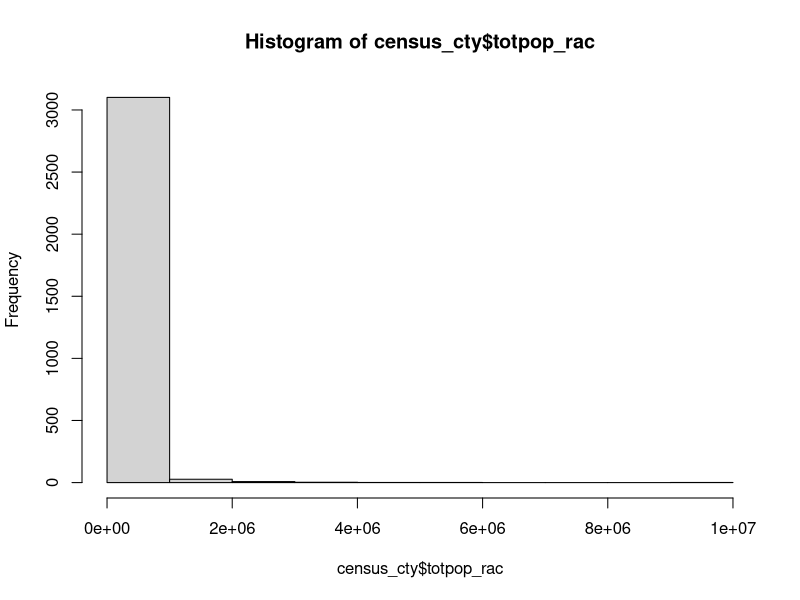
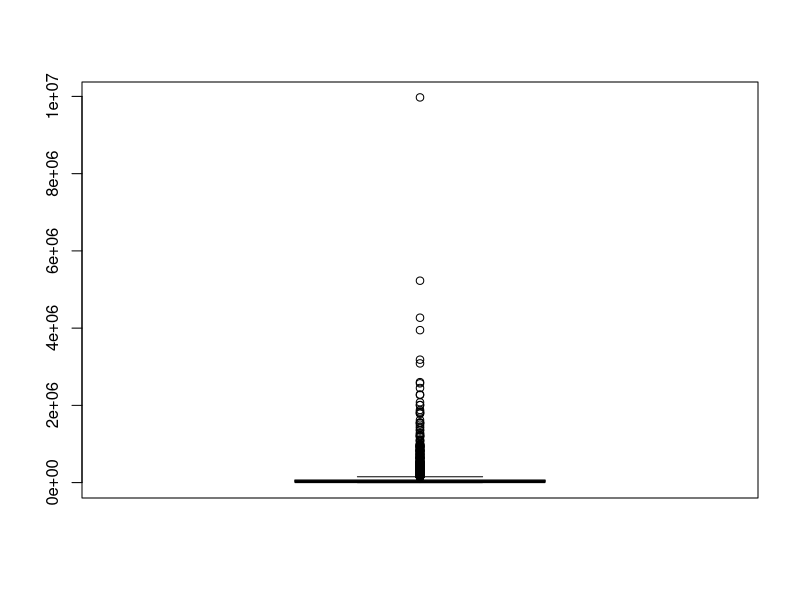
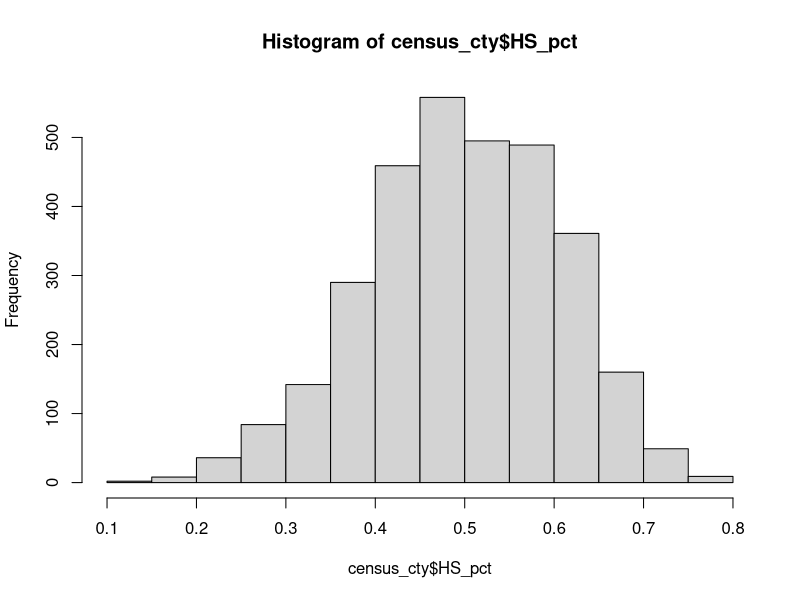
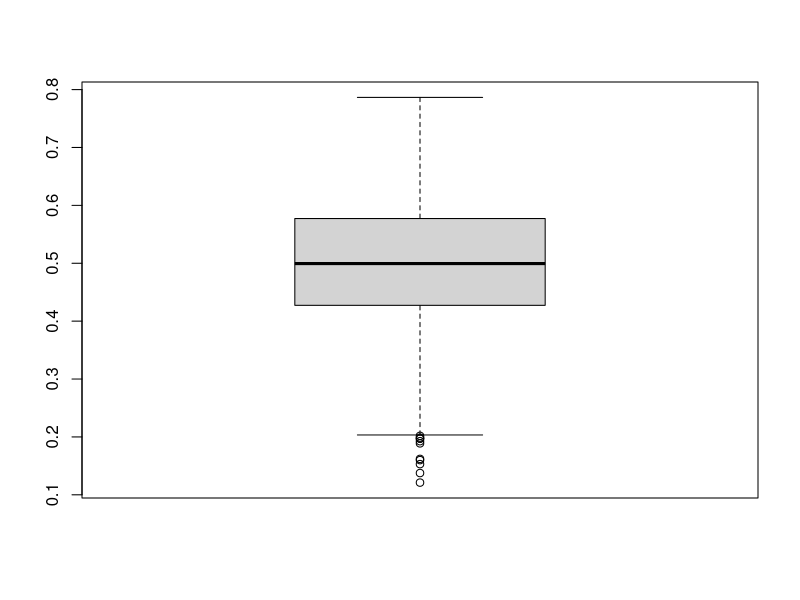
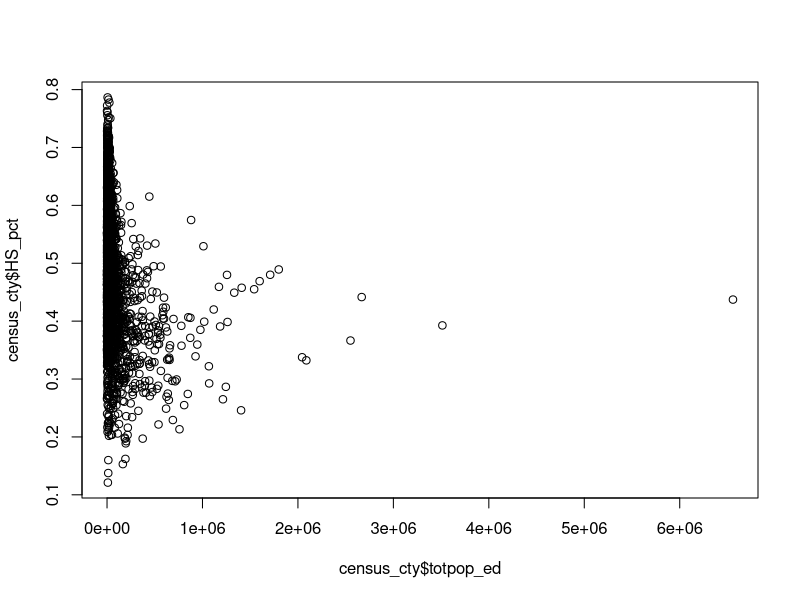
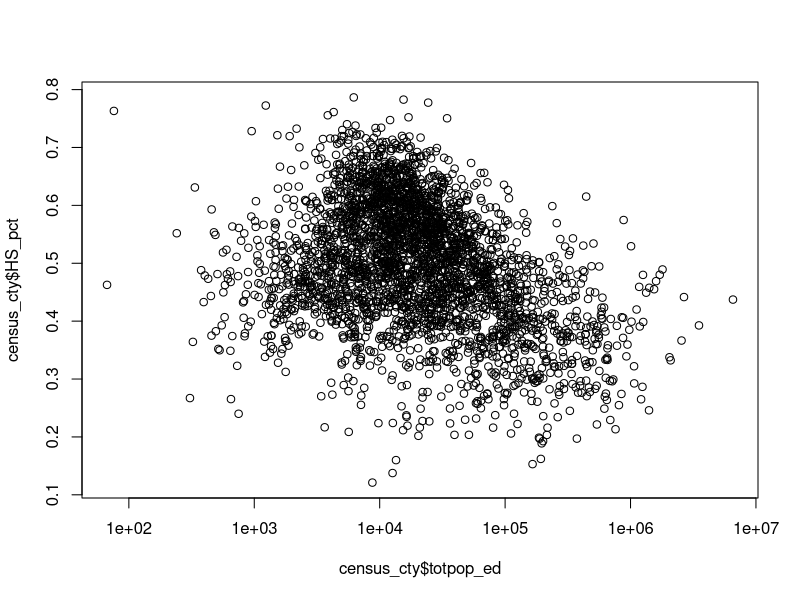

These figures' R source, in order: (Note: this script raises an error after producing the figures.)
##Summarizing census data

#Import census data on household dynamics
census_cty<-read.csv("ACSCtyData_2014ACS.csv")

#Examine these data in the table view in R. You can sort columns by values
#You can also ask for a list of variable names and types
names(census_cty) #Names for each column
str(census_cty) #Data types (string/text, numeric, factor, etc.)

#What's the distribution of the total county population?
summary(census_cty$totpop_rac)
hist(census_cty$totpop_rac)
boxplot(census_cty$totpop_rac)

#Calculate the % of the population whose highest
#educational attainment is HS or less
census_cty$HS_pct<-(census_cty$HSGrad+census_cty$LessHS)/census_cty$totpop_ed

#What's the distribution of this population?
summary(census_cty$HS_pct)
hist(census_cty$HS_pct)
boxplot(census_cty$HS_pct)

#Compare pct finishing HS to total population
plot(census_cty$totpop_ed,census_cty$HS_pct)
#Change x axis to a log scale--controls for outliers
plot(census_cty$totpop_ed,census_cty$HS_pct,log="x") 


###Summarizing your introductory survey

#Import the survey csv as a data frame called IntroSurvey
View(IntroSurvey)

#Use the dollar sign to select variables within datasets
IntroSurvey$excite

#Use the "summary" command to see a breakdown of 
summary(IntroSurvey$stats_course)
summary(IntroSurvey$excite)
#How are these different? Type of data/way summary is reported

#Tables help organize responses
acad.table<-data.frame(table(IntroSurvey$academic)) #Combines these values into a table and then converts to a data frame
acad.table #View the data frame

#The hist function creates a histogram of numeric data
#Notice how the number of breaks changes the way the data look
hist(IntroSurvey$athens_yr, breaks=4)
hist(IntroSurvey$athens_yr, breaks=10)
hist(IntroSurvey$athens_yr, breaks=20)

#Use a summary and histogram to analyze the number of football games attended by members of our class
#The variable name is "football"
#How would you describe the distribution of this variable?

##Subsetting data

#There are multiple ways of subsetting data in R. The easiest is the subset command:
IntroSurvey.physical<-subset(IntroSurvey,academic=="Physical geographer") #Select by variable value
IntroSurvey.statspeople<-subset(IntroSurvey,stats_course=="One" | stats_course=="Two" | stats_course=="Three or more") #Select using multiple values
IntroSurvey.statspeople1<-subset(IntroSurvey,stats_course!="None") #Same as above, just using "does not equal" 
IntroSurvey.academic<-subset(IntroSurvey,select="academic") #Select just certain columns. 
IntroSurvey.multiple<-subset(IntroSurvey,select=c("academic","excite")) #Use "c()" to group multiple values

#You can also use square brackets to select rows or columns you'd like to subset
#The brackets can include row criteria or column numbers (see the names command)
#So the format is dataframe[row criteria, column criteria]
#If you're not using criteria for a row or column, just leave it blank
IntroSurvey.physical1<-IntroSurvey[IntroSurvey$academic=="Physical geographer",] #Same as l. 32 above
IntroSurvey.academic1<-IntroSurvey[,"academic"] #Same as line 35 above. Notice that this isn't a data frame, though. Just a factor.
IntroSurvey.multiple1<-IntroSurvey[,2:4] #Selecting columns 2-4 (use the names function to identify)
IntroSurvey.multiple2<-IntroSurvey[,c(2,4,6:7)] #Selecting non-consecutive columns

#Load the county data we used last time. Do three tasks
#(1) Subset the list of counties to just a single state using the GISJn_St column.
#(2) Compute a new variable called "nat_noins_pct" that shows the percent of native born individuals without health insurance
#(3) List summary statistics and create a histogram for that new variable